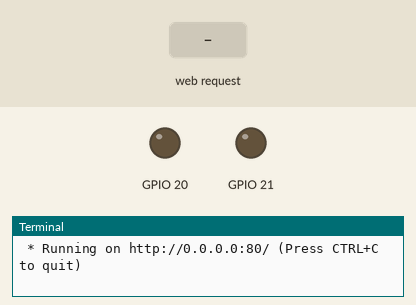
A program run on a simulated Raspberry Pi (BCM pin numbers). On the bench: output pins drawn as LEDs (lit = HIGH), the last lines printed to the terminal. The test bench sets the inputs (shaded band). The clock reads 2024-03-15 10:24:30 at power-on unless the program sets it.

Above: at 1.2 s.
1.3 s: HTTP request for / received
2.8 s: HTTP request for / received with the fields Submit=redled
At 3.4 s:
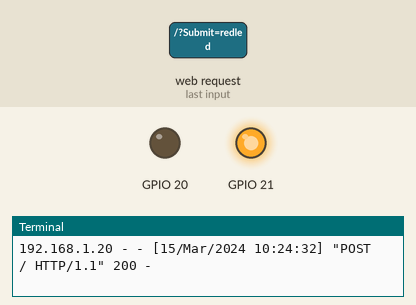
4.3 s: HTTP request for / received with the fields Submit=blueled
At 4.6 s:
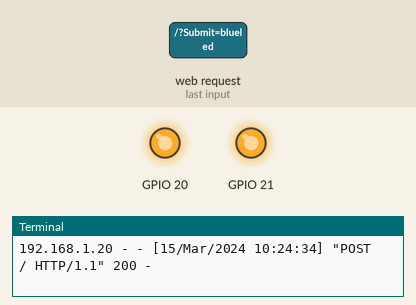
5.8 s: HTTP request for / received
At 6.9 s:
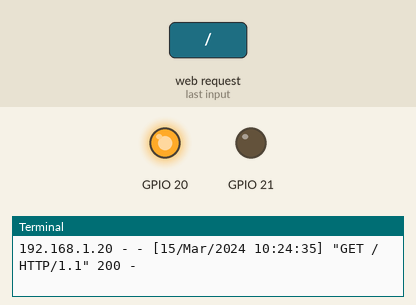
Timing chart, 0 to 8.3 s (numbered marks = the images above; inputs shaded):
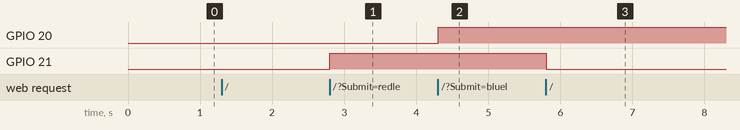

The program:

app.py
```python
from flask import Flask, render_template, request
import RPi.GPIO as GPIO

GPIO.setwarnings(False)
GPIO.setmode(GPIO.BCM)
GPIO.setup(21, GPIO.OUT)
GPIO.setup(20, GPIO.OUT)

app = Flask(__name__)
@app.route("/", methods = ["GET","POST"])
def index():
        global red_led
        global blue_led
        global msg
        global msg2

        if request.method == "GET":
                GPIO.output(21, GPIO.LOW)
                msg = "Red: Off"
                msg2 = "Blue: Off"
                red_led = False
                blue_led = False

        elif request.method == "POST":
                #controlling red LED
                if request.form['Submit'] == 'redled':
                        if red_led:
                                msg = "Red: Off"
                                red_led = False
                                GPIO.output(21, GPIO.LOW)
                        else:
                                msg = "Red: On"
                                red_led = True
                                GPIO.output(21, GPIO.HIGH)

                #controlling blue LED
                if request.form['Submit'] == 'blueled':
                        if blue_led:
                                msg2 = "Blue: Off"
                                blue_led = False
                                GPIO.output(20, GPIO.LOW)
                        else:
                                msg2 = "Blue: On"
                                blue_led = True
                                GPIO.output(20, GPIO.HIGH)

        return render_template("index.html", msg=msg, msg2=msg2)

if __name__ == "__main__":
	app.run(host = "0.0.0.0", port = 80)

GPIO.cleanup()
```

Measured:
- after the input at 2.8 s, GPIO 21: LOW → HIGH at once
- after the input at 4.3 s, GPIO 20: LOW → HIGH at once
- after the input at 5.8 s, GPIO 21: HIGH → LOW at once
